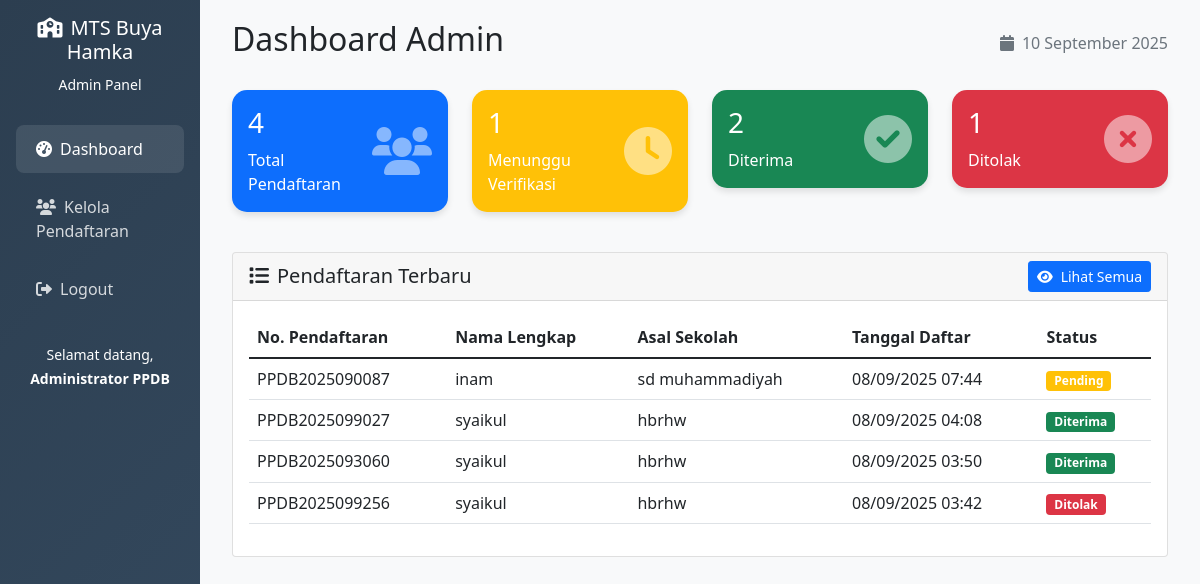
Screenshot of /admin/dashboard.php (signed in) with the database file from the repository.
### tables this page shows
CREATE TABLE `pendaftaran` (
  `id` int(11) NOT NULL,
  `no_pendaftaran` varchar(20) NOT NULL,
  `nama_lengkap` varchar(100) NOT NULL,
  `nisn` varchar(20) NOT NULL,
  `tempat_lahir` varchar(50) NOT NULL,
  `tanggal_lahir` date NOT NULL,
  `jenis_kelamin` enum('L','P') NOT NULL,
  `agama` varchar(20) NOT NULL,
  `alamat` text NOT NULL,
  `nama_ayah` varchar(100) NOT NULL,
  `nama_ibu` varchar(100) NOT NULL,
  `pekerjaan_ayah` varchar(50) NOT NULL,
  `pekerjaan_ibu` varchar(50) NOT NULL,
  `no_hp` varchar(15) NOT NULL,
  `asal_sekolah` varchar(100) NOT NULL,
  `nilai_ijazah` decimal(4,2) NOT NULL,
  `status` enum('pending','diterima','ditolak') DEFAULT 'pending',
  `tanggal_daftar` timestamp NOT NULL DEFAULT current_timestamp(),
  `updated_at` timestamp NOT NULL DEFAULT current_timestamp() ON UPDATE current_timestamp()
);

### admin/dashboard.php (the view, shortened to what this page needs)
<?php
require_once '../config/database.php';
$stats = array();
$result = $conn->query("SELECT COUNT(*) as total FROM pendaftaran");
$stats['total'] = $result->fetch_assoc()['total'];
$result = $conn->query("SELECT COUNT(*) as pending FROM pendaftaran WHERE status = 'pending'");
$stats['pending'] = $result->fetch_assoc()['pending'];
$result = $conn->query("SELECT COUNT(*) as diterima FROM pendaftaran WHERE status = 'diterima'");
$stats['diterima'] = $result->fetch_assoc()['diterima'];
$result = $conn->query("SELECT COUNT(*) as ditolak FROM pendaftaran WHERE status = 'ditolak'");
$stats['ditolak'] = $result->fetch_assoc()['ditolak'];
$recent_sql = "SELECT no_pendaftaran, nama_lengkap, asal_sekolah, tanggal_daftar, status
               FROM pendaftaran
               ORDER BY tanggal_daftar DESC
               LIMIT 5";
$recent_result = $conn->query($recent_sql);
?>
<!DOCTYPE html>
<html lang="id">
<head>
    <link href="https://cdn.jsdelivr.net/npm/bootstrap@5.1.3/dist/css/bootstrap.min.css" rel="stylesheet">
    <link href="https://cdnjs.cloudflare.com/ajax/libs/font-awesome/6.0.0/css/all.min.css" rel="stylesheet">
</head>
<body>
    <div class="container-fluid">
        <div class="row">
            <div class="col-lg-2 p-0">
                <div class="sidebar p-3">
                    <div class="text-center mb-4">
                        <h5><i class="fas fa-school me-2"></i>MTS Buya Hamka</h5>
                        <small>Admin Panel</small>
                    </div>
                    <nav class="nav flex-column">
                        <a class="nav-link active" href="dashboard.php">
                            <i class="fas fa-tachometer-alt me-2"></i>Dashboard
                        </a>
                        <a class="nav-link" href="kelola_pendaftaran.php">
                            <i class="fas fa-users me-2"></i>Kelola Pendaftaran
                        </a>
                        <a class="nav-link" href="logout.php">
                            <i class="fas fa-sign-out-alt me-2"></i>Logout
                        </a>
                    </nav>
                    <div class="mt-auto pt-4">
                        <div class="text-center">
                            <small>Selamat datang,<br><strong><?= $_SESSION['admin_nama'] ?></strong></small>
                        </div>
                    </div>
                </div>
            </div>
            <div class="col-lg-10">
                <div class="main-content">
                    <div class="d-flex justify-content-between align-items-center mb-4">
                        <h2>Dashboard Admin</h2>
                        <div>
                            <span class="text-muted">
                                <i class="fas fa-calendar me-2"></i><?= date('d F Y') ?>
                            </span>
                        </div>
                    </div>
                    <div class="row mb-4">
                        <div class="col-lg-3 col-md-6 mb-3">
                            <div class="card stat-card bg-primary text-white">
                                <div class="card-body">
                                    <div class="d-flex justify-content-between align-items-center">
                                        <div>
                                            <h3 class="card-title"><?= $stats['total'] ?></h3>
                                            <p class="card-text">Total Pendaftaran</p>
                                        </div>
                                        <div>
                                            <i class="fas fa-users fa-3x opacity-50"></i>
                                        </div>
                                    </div>
                                </div>
                            </div>
                        </div>
                        <div class="col-lg-3 col-md-6 mb-3">
                            <div class="card stat-card bg-warning text-white">
                                <div class="card-body">
                                    <div class="d-flex justify-content-between align-items-center">
                                        <div>
                                            <h3 class="card-title"><?= $stats['pending'] ?></h3>
                                            <p class="card-text">Menunggu Verifikasi</p>
                                        </div>
                                        <div>
                                            <i class="fas fa-clock fa-3x opacity-50"></i>
                                        </div>
                                    </div>
                                </div>
                            </div>
                        </div>
                        <div class="col-lg-3 col-md-6 mb-3">
                            <div class="card stat-card bg-success text-white">
                                <div class="card-body">
                                    <div class="d-flex justify-content-between align-items-center">
                                        <div>
                                            <h3 class="card-title"><?= $stats['diterima'] ?></h3>
                                            <p class="card-text">Diterima</p>
                                        </div>
                                        <div>
                                            <i class="fas fa-check-circle fa-3x opacity-50"></i>
                                        </div>
                                    </div>
                                </div>
                            </div>
                        </div>
                        <div class="col-lg-3 col-md-6 mb-3">
                            <div class="card stat-card bg-danger text-white">
                                <div class="card-body">
                                    <div class="d-flex justify-content-between align-items-center">
                                        <div>
                                            <h3 class="card-title"><?= $stats['ditolak'] ?></h3>
                                            <p class="card-text">Ditolak</p>
                                        </div>
                                        <div>
                                            <i class="fas fa-times-circle fa-3x opacity-50"></i>
                                        </div>
                                    </div>
                                </div>
                            </div>
                        </div>
                    </div>
                    <div class="card">
                        <div class="card-header d-flex justify-content-between align-items-center">
                            <h5 class="mb-0">
                                <i class="fas fa-list me-2"></i>Pendaftaran Terbaru
                            </h5>
                            <a href="kelola_pendaftaran.php" class="btn btn-primary btn-sm">
                                <i class="fas fa-eye me-2"></i>Lihat Semua
                            </a>
                        </div>
                        <div class="card-body">
                            <?php if($recent_result->num_rows > 0): ?>
                                <div class="table-responsive">
                                    <table class="table table-hover">
                                        <thead>
                                            <tr>
                                                <th>No. Pendaftaran</th>
                                                <th>Nama Lengkap</th>
                                                <th>Asal Sekolah</th>
                                                <th>Tanggal Daftar</th>
                                                <th>Status</th>
                                            </tr>
                                        </thead>
                                        <tbody>
                                            <?php while($row = $recent_result->fetch_assoc()): ?>
                                                <tr>
                                                    <td><?= $row['no_pendaftaran'] ?></td>
                                                    <td><?= $row['nama_lengkap'] ?></td>
                                                    <td><?= $row['asal_sekolah'] ?></td>
                                                    <td><?= date('d/m/Y H:i', strtotime($row['tanggal_daftar'])) ?></td>
                                                    <td>
                                                        <?php
                                                        $badge_class = '';
                                                        switch($row['status']) {
                                                            case 'pending': $badge_class = 'bg-warning'; break;
                                                            case 'diterima': $badge_class = 'bg-success'; break;
                                                            case 'ditolak': $badge_class = 'bg-danger'; break;
                                                        }
                                                        ?>
                                                        <span class="badge <?= $badge_class ?>"><?= ucfirst($row['status']) ?></span>
                                                    </td>
                                                </tr>
                                            <?php endwhile; ?>
                                        </tbody>
                                    </table>
                                </div>
                            <?php endif; ?>
                        </div>
                    </div>
                </div>
            </div>
        </div>
    </div>
</body>
</html>

### admin/dashboard.php (style rules this page uses)
body { background-color: #f8f9fa; }
.sidebar { background: linear-gradient(135deg, #2c3e50 0%, #34495e 100%); min-height: 100vh; color: white; }
.sidebar .nav-link { color: rgba(255,255,255,0.8); padding: 12px 20px; border-radius: 8px; margin: 5px 0; }
.sidebar .nav-link:hover, .sidebar .nav-link.active { background-color: rgba(255,255,255,0.1); color: white; }
.stat-card { border: none; border-radius: 15px; box-shadow: 0 4px 6px rgba(0,0,0,0.1); transition: transform 0.3s ease; }
.main-content { padding: 20px; }

### rows the page displays
pendaftaran: no_pendaftaran "PPDB2025090087", nama_lengkap "inam", asal_sekolah "sd muhammadiyah", tanggal_daftar "08/09/2025 07:44", status "Pending"
pendaftaran: no_pendaftaran "PPDB2025099027", nama_lengkap "syaikul", asal_sekolah "hbrhw", tanggal_daftar "08/09/2025 04:08", status "Diterima"
pendaftaran: no_pendaftaran "PPDB2025093060", nama_lengkap "syaikul", asal_sekolah "hbrhw", tanggal_daftar "08/09/2025 03:50", status "Diterima"
pendaftaran: no_pendaftaran "PPDB2025099256", nama_lengkap "syaikul", asal_sekolah "hbrhw", tanggal_daftar "08/09/2025 03:42", status "Ditolak"

### other values shown
$_SESSION['admin_nama'] "Administrator PPDB"
$stats['total'] "4"
$stats['pending'] "1"
$stats['diterima'] "2"
$stats['ditolak'] "1"
